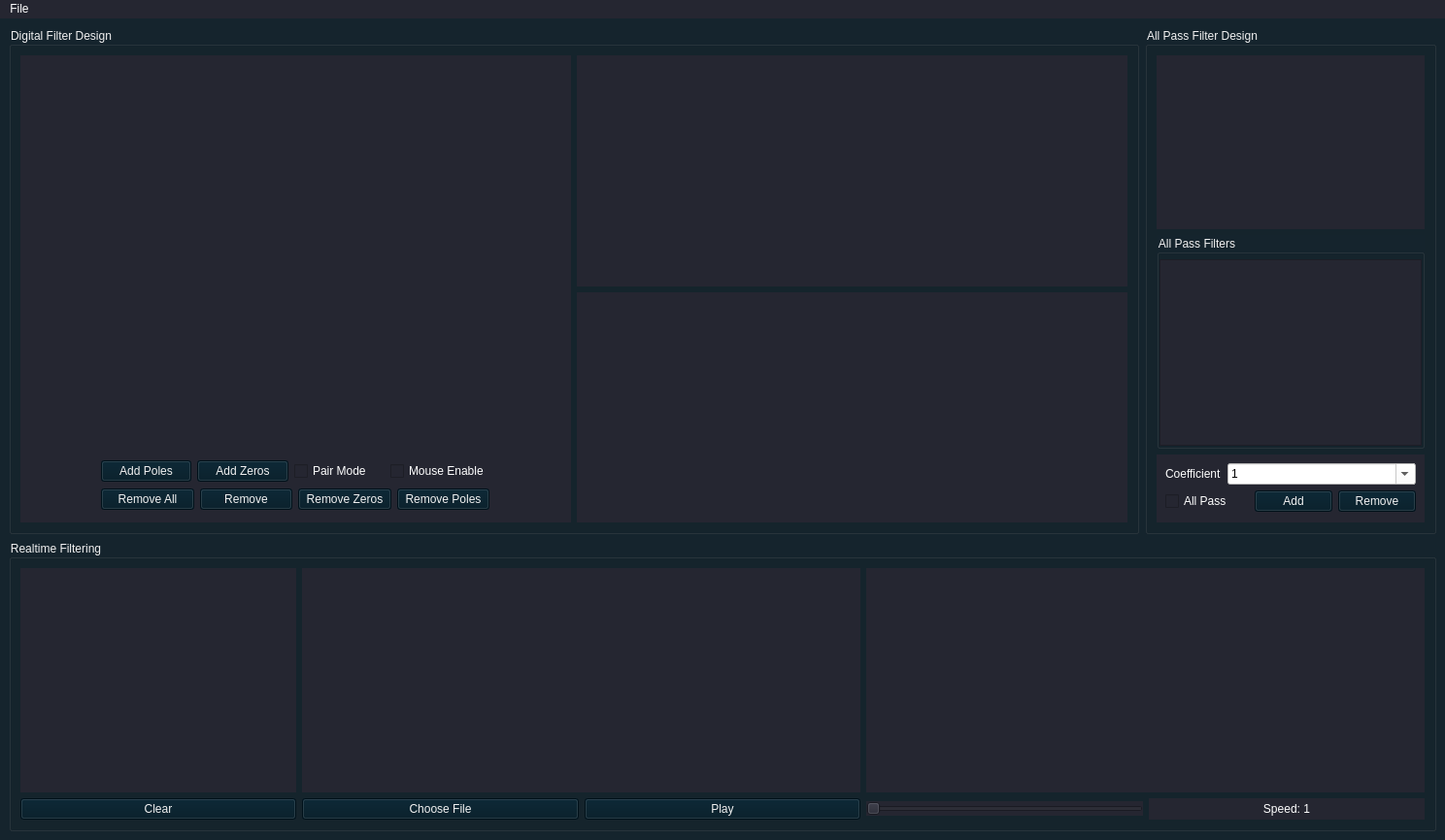
<?xml version="1.0" encoding="UTF-8"?>
<ui version="4.0">
 <class>MainWindow</class>
 <widget class="QMainWindow" name="MainWindow">
  <property name="geometry">
   <rect>
    <x>0</x>
    <y>0</y>
    <width>1488</width>
    <height>865</height>
   </rect>
  </property>
  <property name="windowTitle">
   <string>MainWindow</string>
  </property>
  <property name="styleSheet">
   <string notr="true">#centralwidget {
	background: #15242d;	

}


QWidget {
	background: rgb(37, 38, 49);	
	color:white;
}
QGroupBox {
	background: #15242d;
	color:rgb(241, 241, 241);
}

QComboBox{
	background: white;
	color:black;
}

QPushButton {
	background: rgb(0, 24, 36);
	color:rgb(241, 241, 241);
}

</string>
  </property>
  <widget class="QWidget" name="centralwidget">
   <property name="styleSheet">
    <string notr="true"/>
   </property>
   <layout class="QGridLayout" name="gridLayout_4">
    <item row="0" column="0">
     <widget class="QGroupBox" name="grpbx_DigitalFilter">
      <property name="title">
       <string>Digital Filter Design</string>
      </property>
      <layout class="QGridLayout" name="gridLayout">
       <item row="0" column="1">
        <layout class="QVBoxLayout" name="verticalLayout_2">
         <item>
          <widget class="PlotWidget" name="plot_magResponse" native="true">
           <property name="minimumSize">
            <size>
             <width>200</width>
             <height>0</height>
            </size>
           </property>
          </widget>
         </item>
         <item>
          <widget class="PlotWidget" name="plot_phaseResponse" native="true">
           <property name="minimumSize">
            <size>
             <width>200</width>
             <height>0</height>
            </size>
           </property>
          </widget>
         </item>
        </layout>
       </item>
       <item row="0" column="0">
        <widget class="QWidget" name="wgt_unitCircle" native="true">
         <layout class="QGridLayout" name="gridLayout_5">
          <item row="2" column="0">
           <layout class="QHBoxLayout" name="horizontalLayout_3">
            <item>
             <widget class="QPushButton" name="btn_removeAll">
              <property name="maximumSize">
               <size>
                <width>100</width>
                <height>16777215</height>
               </size>
              </property>
              <property name="text">
               <string>Remove All</string>
              </property>
              <attribute name="buttonGroup">
               <string notr="true">btngrp_zerosPoles</string>
              </attribute>
             </widget>
            </item>
            <item>
             <widget class="QPushButton" name="btn_Remove">
              <property name="maximumSize">
               <size>
                <width>100</width>
                <height>16777215</height>
               </size>
              </property>
              <property name="text">
               <string>Remove</string>
              </property>
              <attribute name="buttonGroup">
               <string notr="true">btngrp_zerosPoles</string>
              </attribute>
             </widget>
            </item>
            <item>
             <widget class="QPushButton" name="btn_RemoveZeros">
              <property name="maximumSize">
               <size>
                <width>100</width>
                <height>16777215</height>
               </size>
              </property>
              <property name="styleSheet">
               <string notr="true"/>
              </property>
              <property name="text">
               <string>Remove Zeros</string>
              </property>
              <attribute name="buttonGroup">
               <string notr="true">btngrp_zerosPoles</string>
              </attribute>
             </widget>
            </item>
            <item>
             <widget class="QPushButton" name="btn_removePoles">
              <property name="maximumSize">
               <size>
                <width>100</width>
                <height>16777215</height>
               </size>
              </property>
              <property name="text">
               <string>Remove Poles</string>
              </property>
              <attribute name="buttonGroup">
               <string notr="true">btngrp_zerosPoles</string>
              </attribute>
             </widget>
            </item>
           </layout>
          </item>
          <item row="1" column="0">
           <layout class="QHBoxLayout" name="horizontalLayout_2">
            <item>
             <widget class="QPushButton" name="btn_addPoles">
              <property name="maximumSize">
               <size>
                <width>100</width>
                <height>16777215</height>
               </size>
              </property>
              <property name="text">
               <string>Add Poles</string>
              </property>
              <attribute name="buttonGroup">
               <string notr="true">btngrp_zerosPoles</string>
              </attribute>
             </widget>
            </item>
            <item>
             <widget class="QPushButton" name="btn_addZeros">
              <property name="maximumSize">
               <size>
                <width>100</width>
                <height>16777215</height>
               </size>
              </property>
              <property name="text">
               <string>Add Zeros</string>
              </property>
              <attribute name="buttonGroup">
               <string notr="true">btngrp_zerosPoles</string>
              </attribute>
             </widget>
            </item>
            <item>
             <widget class="QCheckBox" name="pair_mode_toggle">
              <property name="text">
               <string>Pair Mode</string>
              </property>
             </widget>
            </item>
            <item>
             <widget class="QCheckBox" name="mouse_en">
              <property name="text">
               <string>Mouse Enable</string>
              </property>
             </widget>
            </item>
           </layout>
          </item>
          <item row="0" column="0">
           <widget class="PlotWidget" name="plot_unitCircle" native="true">
            <property name="sizePolicy">
             <sizepolicy hsizetype="Minimum" vsizetype="Minimum">
              <horstretch>0</horstretch>
              <verstretch>0</verstretch>
             </sizepolicy>
            </property>
            <property name="minimumSize">
             <size>
              <width>400</width>
              <height>400</height>
             </size>
            </property>
            <property name="maximumSize">
             <size>
              <width>400</width>
              <height>400</height>
             </size>
            </property>
            <property name="sizeIncrement">
             <size>
              <width>1</width>
              <height>1</height>
             </size>
            </property>
            <property name="baseSize">
             <size>
              <width>0</width>
              <height>0</height>
             </size>
            </property>
            <property name="styleSheet">
             <string notr="true"/>
            </property>
           </widget>
          </item>
         </layout>
        </widget>
       </item>
      </layout>
     </widget>
    </item>
    <item row="1" column="0" colspan="2">
     <widget class="QGroupBox" name="grpbx_RealtimeFiltering">
      <property name="maximumSize">
       <size>
        <width>16777215</width>
        <height>300</height>
       </size>
      </property>
      <property name="title">
       <string>Realtime Filtering</string>
      </property>
      <layout class="QGridLayout" name="gridLayout_2">
       <item row="3" column="1">
        <widget class="QPushButton" name="btn_openFile">
         <property name="styleSheet">
          <string notr="true"/>
         </property>
         <property name="text">
          <string>Choose File</string>
         </property>
         <property name="shortcut">
          <string>Ctrl+O</string>
         </property>
        </widget>
       </item>
       <item row="0" column="1" colspan="2">
        <widget class="PlotWidget" name="plot_realtimeInput" native="true"/>
       </item>
       <item row="0" column="4" colspan="2">
        <widget class="PlotWidget" name="plot_realtimeFilter" native="true"/>
       </item>
       <item row="3" column="2">
        <widget class="QPushButton" name="btn_play">
         <property name="text">
          <string>Play</string>
         </property>
         <property name="shortcut">
          <string>Space</string>
         </property>
         <property name="checkable">
          <bool>false</bool>
         </property>
        </widget>
       </item>
       <item row="3" column="0">
        <widget class="QPushButton" name="btnClr">
         <property name="text">
          <string>Clear</string>
         </property>
        </widget>
       </item>
       <item row="0" column="0">
        <widget class="PlotWidget" name="plot_mouseInput" native="true">
         <property name="sizePolicy">
          <sizepolicy hsizetype="Minimum" vsizetype="Minimum">
           <horstretch>0</horstretch>
           <verstretch>0</verstretch>
          </sizepolicy>
         </property>
         <property name="minimumSize">
          <size>
           <width>200</width>
           <height>200</height>
          </size>
         </property>
        </widget>
       </item>
       <item row="3" column="5">
        <widget class="QLabel" name="lbl_speed">
         <property name="text">
          <string>Speed: 1</string>
         </property>
         <property name="alignment">
          <set>Qt::AlignCenter</set>
         </property>
         <property name="buddy">
          <cstring>speed_slider</cstring>
         </property>
        </widget>
       </item>
       <item row="3" column="4">
        <widget class="QSlider" name="speed_slider">
         <property name="sizePolicy">
          <sizepolicy hsizetype="Minimum" vsizetype="Fixed">
           <horstretch>0</horstretch>
           <verstretch>0</verstretch>
          </sizepolicy>
         </property>
         <property name="minimum">
          <number>1</number>
         </property>
         <property name="maximum">
          <number>100</number>
         </property>
         <property name="orientation">
          <enum>Qt::Horizontal</enum>
         </property>
        </widget>
       </item>
      </layout>
     </widget>
    </item>
    <item row="0" column="1">
     <widget class="QGroupBox" name="grpbx_AllPassFilter">
      <property name="sizePolicy">
       <sizepolicy hsizetype="Minimum" vsizetype="Preferred">
        <horstretch>0</horstretch>
        <verstretch>0</verstretch>
       </sizepolicy>
      </property>
      <property name="maximumSize">
       <size>
        <width>300</width>
        <height>16777215</height>
       </size>
      </property>
      <property name="title">
       <string>All Pass Filter Design</string>
      </property>
      <layout class="QGridLayout" name="gridLayout_3">
       <item row="2" column="0">
        <widget class="QWidget" name="wgt_coefficient" native="true">
         <property name="minimumSize">
          <size>
           <width>0</width>
           <height>70</height>
          </size>
         </property>
         <property name="maximumSize">
          <size>
           <width>300</width>
           <height>70</height>
          </size>
         </property>
         <layout class="QGridLayout" name="gridLayout_6">
          <item row="0" column="1" colspan="3">
           <widget class="QComboBox" name="comboBox">
            <property name="sizePolicy">
             <sizepolicy hsizetype="Expanding" vsizetype="Fixed">
              <horstretch>0</horstretch>
              <verstretch>0</verstretch>
             </sizepolicy>
            </property>
            <property name="styleSheet">
             <string notr="true">background:white;
color:black;
</string>
            </property>
            <property name="editable">
             <bool>true</bool>
            </property>
            <item>
             <property name="text">
              <string>1</string>
             </property>
            </item>
            <item>
             <property name="text">
              <string>-1</string>
             </property>
            </item>
            <item>
             <property name="text">
              <string>-0.9</string>
             </property>
            </item>
            <item>
             <property name="text">
              <string>-0.495</string>
             </property>
            </item>
            <item>
             <property name="text">
              <string>0</string>
             </property>
            </item>
            <item>
             <property name="text">
              <string>0.99</string>
             </property>
            </item>
            <item>
             <property name="text">
              <string>0.345</string>
             </property>
            </item>
           </widget>
          </item>
          <item row="1" column="0" colspan="2">
           <widget class="QCheckBox" name="all_pass_enable">
            <property name="text">
             <string>All Pass</string>
            </property>
           </widget>
          </item>
          <item row="0" column="0">
           <widget class="QLabel" name="label">
            <property name="sizePolicy">
             <sizepolicy hsizetype="Minimum" vsizetype="Preferred">
              <horstretch>0</horstretch>
              <verstretch>0</verstretch>
             </sizepolicy>
            </property>
            <property name="text">
             <string>Coefficient</string>
            </property>
            <property name="buddy">
             <cstring>wgt_coefficient</cstring>
            </property>
           </widget>
          </item>
          <item row="1" column="3">
           <widget class="QPushButton" name="btn_removeCoeff">
            <property name="text">
             <string>Remove</string>
            </property>
           </widget>
          </item>
          <item row="1" column="2">
           <widget class="QPushButton" name="btn_addCoeff">
            <property name="text">
             <string>Add</string>
            </property>
           </widget>
          </item>
         </layout>
        </widget>
       </item>
       <item row="0" column="0">
        <widget class="PlotWidget" name="plot_allPass" native="true">
         <property name="minimumSize">
          <size>
           <width>0</width>
           <height>70</height>
          </size>
         </property>
         <property name="maximumSize">
          <size>
           <width>300</width>
           <height>16777215</height>
          </size>
         </property>
        </widget>
       </item>
       <item row="1" column="0">
        <widget class="QGroupBox" name="groupBox">
         <property name="title">
          <string>All Pass Filters</string>
         </property>
         <layout class="QGridLayout" name="gridLayout_7">
          <property name="leftMargin">
           <number>0</number>
          </property>
          <property name="topMargin">
           <number>5</number>
          </property>
          <property name="rightMargin">
           <number>0</number>
          </property>
          <property name="bottomMargin">
           <number>0</number>
          </property>
          <item row="0" column="0">
           <widget class="QTableWidget" name="table_coeff">
            <property name="sizePolicy">
             <sizepolicy hsizetype="Expanding" vsizetype="Minimum">
              <horstretch>0</horstretch>
              <verstretch>0</verstretch>
             </sizepolicy>
            </property>
            <property name="editTriggers">
             <set>QAbstractItemView::DoubleClicked</set>
            </property>
            <property name="alternatingRowColors">
             <bool>false</bool>
            </property>
            <property name="showGrid">
             <bool>true</bool>
            </property>
            <property name="cornerButtonEnabled">
             <bool>false</bool>
            </property>
            <property name="columnCount">
             <number>1</number>
            </property>
            <attribute name="horizontalHeaderVisible">
             <bool>false</bool>
            </attribute>
            <attribute name="verticalHeaderVisible">
             <bool>false</bool>
            </attribute>
            <column/>
           </widget>
          </item>
         </layout>
        </widget>
       </item>
      </layout>
     </widget>
    </item>
   </layout>
  </widget>
  <widget class="QMenuBar" name="menuBar">
   <property name="geometry">
    <rect>
     <x>0</x>
     <y>0</y>
     <width>1488</width>
     <height>21</height>
    </rect>
   </property>
   <widget class="QMenu" name="menuFile">
    <property name="title">
     <string>File</string>
    </property>
    <addaction name="actionImport"/>
    <addaction name="actionExport"/>
   </widget>
   <addaction name="menuFile"/>
  </widget>
  <action name="actionImport">
   <property name="text">
    <string>Import Zeros/Poles</string>
   </property>
  </action>
  <action name="actionExport">
   <property name="text">
    <string>Export Zeros/Poles</string>
   </property>
  </action>
 </widget>
 <customwidgets>
  <customwidget>
   <class>PlotWidget</class>
   <extends>QWidget</extends>
   <header>pyqtgraph</header>
   <container>1</container>
  </customwidget>
 </customwidgets>
 <resources/>
 <connections/>
 <buttongroups>
  <buttongroup name="btngrp_zerosPoles"/>
 </buttongroups>
</ui>
